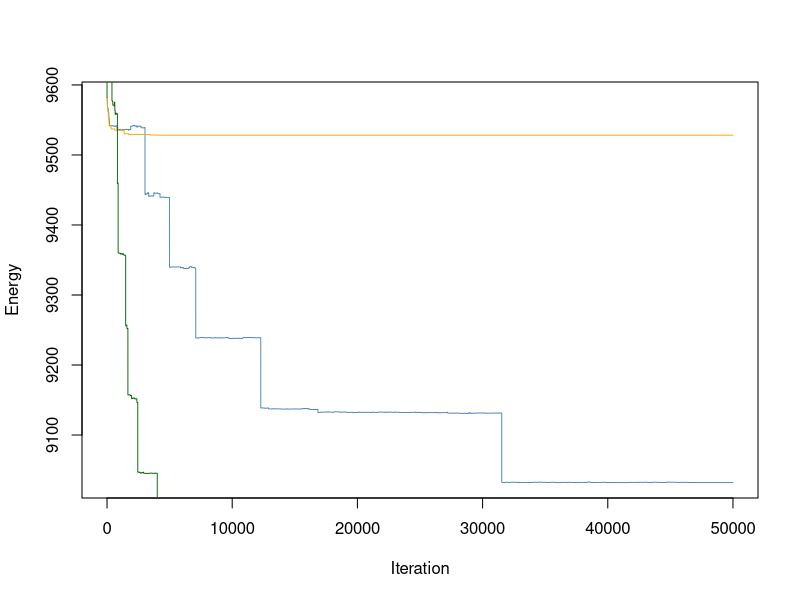

Write the R code that produced this figure. (Note: a time limit stopped this script after it produced the figure.)
##----------------------------------------------------------------------
## EVERYTHING YOU NEED TO CHANGE IS IN THIS SECTION OR THE FINAL SECTION

# Shortage of doctors, close to real numbers ratio
# Number of doctors available
ndoctors <- 4

# Number of nurses
nnurses <- 16

# Number of days in the schedule
ndays <- 7

# In US, on average each shift there are 15-20, around 16 patient encounters
# per day/shift

# Number of staff present for each shift (must have same # of shifts)
# e.g., c(2, 3, 3) has three shifts with 2, 3, 3 people respectively
# Ideally, especially for urgent care, a higher doctor to nurse ratio is better
# 1:2 nurse to patient ratio
# 1 doctor : 4 nurses
doctorstaffing <- c(2, 2, 2)
nursestaffing <- c(8, 8, 8)

# Penalties for violating each of six constraints
# Penalty 1: Each instance of three consecutive shifts (including overnight)
# Penalty 2: Each person who does not have two days off AT ALL
# Penalty 3: Each person who does not have two days off IN A ROW
# Penalty 4: Each instance of first shift following last shift on prev day
# Penalty 5: Each instance of working both weekend days (days 1, 2)
# Penalty 6: Weights for the stdev of nurses'/doctors' shifts in the schedule
#            (trying to make everyone work similar amounts)
#Penalty 7: Each instance of exceeding three night shifts/week
penalties <- c(100, 100, 0.5, 5, 1, 2, 50)

# Number of iterations (if too small, might not be able to explore enough)
niter <- 50000

# The cooling schedule: what should the temperature be at step i out of n
coolingschedule <- function(i,n)
{
  # If you want greedy optimization, just fix some low temperature
  #return(1e-3)
  
  # Linear cooling schedule from 1 down to 0
  return(1 - (i/(n+1)))
}

## END OF PARAMETER SECTION
##----------------------------------------------------------------------

# (Some things which are calculated automatically)
doctorindices <- c(1,cumsum(doctorstaffing)+1)
nurseindices <- c(1,cumsum(nursestaffing)+1)
nshifts <- length(doctorstaffing)

# Function to calculate the "energy" (total cost of violations)
get_energy <- function(doctorsunwrapped, nursesunwrapped, penalties)
{
  return(get_energy_sub(doctorsunwrapped,penalties)+
           get_energy_sub(nursesunwrapped,penalties))
}

# ...calculates the energy contribution from doctors & nurses separately
get_energy_sub <- function(subsched, penalties) {
  max_night_shifts_allowed = 3
  energy <- 0
  
  # Array to keep track of total number of shifts worked by each worker
  totshift <- rep(0, dim(subsched)[1])
  
  # Array to keep track of the number of night shifts worked by each worker
  night_shifts <- rep(0, dim(subsched)[1])
  
  # Loop through each worker
  for (i in 1:dim(subsched)[1]) {
    # Count total shifts and night shifts for the current worker
    totshift[i] <- sum(subsched[i,,])
    night_shifts[i] <- sum(subsched[i,,] == 1)
    
    # Penalize if worker exceeds the max number of night shifts allowed (penalize each night shift over the limit)
    if (night_shifts[i] > max_night_shifts_allowed) {
      energy <- energy + penalties[7] * (night_shifts[i] - max_night_shifts_allowed)
    }
    
    # Check the last shift and whether worker has the last day off
    lastshift <- subsched[i, ndays, nshifts]
    prevoff <- all(subsched[i, ndays,] == FALSE)
    
    daysoff <- 0
    twoinarow <- 1  # Variable for tracking consecutive days off
    
    # Check for consecutive shifts across weeks and days off in a row
    if (lastshift == 1) {
      lastshift <- lastshift + subsched[i, ndays, nshifts - 1]  # Check if last shift is consecutive to the previous week
    }
    
    # Loop through each day in the schedule
    for (j in 1:ndays) {
      # If the worker has the day off, check if it satisfies "two days off in a row" condition
      if (all(subsched[i, j,] == FALSE)) {
        daysoff <- daysoff + 1
        if (prevoff) {
          twoinarow <- 0  # No consecutive off days if previous day was also off
        }
        prevoff <- TRUE
      } else {
        # If worker worked on the second day of a weekend-like schedule, penalize
        if (!prevoff && j == 2) {
          energy <- energy + penalties[5]
        }
        prevoff <- FALSE
      }
      
      # Check for wraparound shift streaks and assess penalties
      if (subsched[i, j, 1] == 1) {
        lastshift <- lastshift + 1
        if (lastshift > 1) {
          energy <- energy + penalties[4]
        }
        if (lastshift > 2) {
          energy <- energy + penalties[1]
        }
      } else {
        lastshift <- 0  # Reset if no shift worked
      }
      
      # Loop through remaining shifts in the day
      for (k in 2:nshifts) {
        if (subsched[i, j, k] == 1) {
          lastshift <- lastshift + 1
          if (lastshift > 2) {
            energy <- energy + penalties[1]
          }
        } else {
          lastshift <- 0  # Reset for non-working shifts
        }
      }
    }
    
    # After finishing the week, assess penalties related to days off
    energy <- energy + twoinarow * penalties[3] + (daysoff < 2) * penalties[2]
  }
  
  # Penalize energy according to standard deviation among shifts
  energy <- energy + penalties[6] * sd(totshift)
  
  return(energy)
}

# Initial point: put people into the schedule in numerical order each day
totalspots <- ndays * sum(doctorstaffing)
initialloop <- rep(1:ndoctors, ceiling(totalspots/ndoctors))
doctorschedule <- matrix(initialloop[1:totalspots], nrow = sum(doctorstaffing), ncol = ndays)
totalspots <- ndays * sum(nursestaffing)
initialloop <- rep(1:nnurses, ceiling(totalspots/nnurses))
nurseschedule <- matrix(initialloop[1:totalspots], nrow = sum(nursestaffing), ncol = ndays)

# Fill in the "unwrapped" schedules (separate schedule for each worker)
doctorsunwrapped <- array(0, c(ndoctors,ndays,nshifts))
for (i in 1:ndays)
{
  for (j in 1:nshifts)
  {
    for (k in doctorindices[j]:(doctorindices[j+1]-1))
    {
      doctorsunwrapped[doctorschedule[k,i],i,j] <- 1
    }
  }
}

nursesunwrapped <- array(0, c(nnurses,ndays,nshifts))
for (i in 1:ndays)
{
  for (j in 1:nshifts)
  {
    for (k in nurseindices[j]:(nurseindices[j+1]-1))
    {
      nursesunwrapped[nurseschedule[k,i],i,j] <- 1
    }
  }
}

# Starting energy...
energy <- rep(0,niter)
energy[1] <- get_energy(doctorsunwrapped, nursesunwrapped, penalties)

# Now run the Gibbs sampler.
for (i in 2:niter)
{
  # Current temperature (from our cooling schedule)
  temperature <- coolingschedule(i,niter)
  
  # Flip a coin to switch either a doctor or a nurse shift.
  if (runif(1) < 0.5)
  {
    # Choose a random shift
    prop <- doctorschedule
    posx <- sample(1:sum(doctorstaffing),1)
    posy <- sample(1:ndays,1)
    
    # Calculate which workers are available to swap into that shift and pick one
    available <- 1:ndoctors
    myblock <- min(which(doctorindices>posx))-1
    for (j in doctorindices[myblock]:(doctorindices[myblock+1]-1))
    {
      if (j != posx)
      {
        available <- setdiff(available, doctorschedule[j,posy])
      }
    }
    prop[posx,posy] <- sample(available,1)
    propunwrapped <- doctorsunwrapped
    propunwrapped[doctorschedule[posx,posy],posy,myblock] <- 0
    propunwrapped[prop[posx,posy],posy,myblock] <- 1
    
    # Calculate energy of new configuration
    new_energy <- get_energy(propunwrapped, nursesunwrapped, penalties)
    
    # With the appropriate probability, update state/energy
    if(runif(1) < exp((energy[i-1]-new_energy)/temperature))
    {
      energy[i] <- new_energy
      doctorschedule <- prop
      doctorsunwrapped <- propunwrapped
    }
    else # otherwise, leave things as they stand.
    {
      energy[i] <- energy[i-1]
    }
  }
  else # same as above, but if you are swapping a nurse
  {
    prop <- nurseschedule
    posx <- sample(1:sum(nursestaffing),1)
    posy <- sample(1:ndays,1)
    available <- 1:nnurses
    myblock <- min(which(nurseindices>posx))-1
    for (j in nurseindices[myblock]:(nurseindices[myblock+1]-1))
    {
      if (j != posx)
      {
        available <- setdiff(available, nurseschedule[j,posy])
      }
    }
    prop[posx,posy] <- sample(available,1)
    
    propunwrapped <- nursesunwrapped
    propunwrapped[nurseschedule[posx,posy],posy,myblock] <- 0
    propunwrapped[prop[posx,posy],posy,myblock] <- 1
    
    new_energy <- get_energy(doctorsunwrapped, propunwrapped, penalties)
    
    if(runif(1) < exp((energy[i-1]-new_energy)/temperature))
    {
      energy[i] <- new_energy
      nurseschedule <- prop
      nursesunwrapped <- propunwrapped
    }
    else
    {
      energy[i] <- energy[i-1]
    }
  }
}

##----------------------------------------------------------------------
## EVERYTHING YOU NEED TO CHANGE IS IN THIS SECTION OR THE FIRST SECTION

# Number of staff present for each shift (must have same # of shifts)
# e.g., c(2, 3, 3) has three shifts with 2, 3, 3 people respectively
# Ideally, especially for urgent care, a higher doctor to nurse ratio is better
doctorstaffing <- c(2, 2, 2)
nursestaffing <- c(8, 8, 8)

# Various things you might want to look at:

# Plotting the energy over time
plot(energy, type="l", col="#4682B4", lwd=0.9, xlab="Iteration", ylab="Energy")

# What was the lowest energy? (Is this necessarily the energy of the final state?)
min(energy)

# Check out our final schedule.
#  The columns are days. If there are three shifts of 2 workers,
#  the first 2 rows are shift 1, the next 2 rows are shift 2, etc.
#  Numbers in table correspond to workers. 1, 2, 3, ...
print(doctorschedule)
print(nurseschedule)

# If you want to look at an individual person's schedule,
#  check the "unwrapped" matrices. For example,
#  the shift schedule for doctor 3 is below; rows are days,
#  columns are shifts, 1 = working, 0 not working
print(doctorsunwrapped[3,,])

## END OF FINAL SECTION
##----------------------------------------------------------------------

# Greedy
##----------------------------------------------------------------------
## EVERYTHING YOU NEED TO CHANGE IS IN THIS SECTION OR THE FINAL SECTION

# Number of staff present for each shift (must have same # of shifts)
# e.g., c(2, 3, 3) has three shifts with 2, 3, 3 people respectively
# Ideally, especially for urgent care, a higher doctor to nurse ratio is better
doctorstaffing <- c(2, 2, 2)
nursestaffing <- c(8, 8, 8)

# The cooling schedule: what should the temperature be at step i out of n
coolingschedule <- function(i,n)
{
  # If you want greedy optimization, just fix some low temperature
  return(1e-3)
}

## END OF PARAMETER SECTION
##----------------------------------------------------------------------

# (Some things which are calculated automatically)
doctorindices <- c(1,cumsum(doctorstaffing)+1)
nurseindices <- c(1,cumsum(nursestaffing)+1)
nshifts <- length(doctorstaffing)

# Function to calculate the "energy" (total cost of violations)
get_energy <- function(doctorsunwrapped, nursesunwrapped, penalties)
{
  return(get_energy_sub(doctorsunwrapped,penalties)+
           get_energy_sub(nursesunwrapped,penalties))
}


# Initial point: put people into the schedule in numerical order each day
totalspots <- ndays * sum(doctorstaffing)
initialloop <- rep(1:ndoctors, ceiling(totalspots/ndoctors))
doctorschedule <- matrix(initialloop[1:totalspots], nrow = sum(doctorstaffing), ncol = ndays)
totalspots <- ndays * sum(nursestaffing)
initialloop <- rep(1:nnurses, ceiling(totalspots/nnurses))
nurseschedule <- matrix(initialloop[1:totalspots], nrow = sum(nursestaffing), ncol = ndays)

# Fill in the "unwrapped" schedules (separate schedule for each worker)
doctorsunwrapped <- array(0, c(ndoctors,ndays,nshifts))
for (i in 1:ndays)
{
  for (j in 1:nshifts)
  {
    for (k in doctorindices[j]:(doctorindices[j+1]-1))
    {
      doctorsunwrapped[doctorschedule[k,i],i,j] <- 1
    }
  }
}

nursesunwrapped <- array(0, c(nnurses,ndays,nshifts))
for (i in 1:ndays)
{
  for (j in 1:nshifts)
  {
    for (k in nurseindices[j]:(nurseindices[j+1]-1))
    {
      nursesunwrapped[nurseschedule[k,i],i,j] <- 1
    }
  }
}

# Starting energy...
energy <- rep(0,niter)
energy[1] <- get_energy(doctorsunwrapped, nursesunwrapped, penalties)

# Now run the Gibbs sampler.
for (i in 2:niter)
{
  # Current temperature (from our cooling schedule)
  temperature <- coolingschedule(i,niter)
  
  # Flip a coin to switch either a doctor or a nurse shift.
  if (runif(1) < 0.5)
  {
    # Choose a random shift
    prop <- doctorschedule
    posx <- sample(1:sum(doctorstaffing),1)
    posy <- sample(1:ndays,1)
    
    # Calculate which workers are available to swap into that shift and pick one
    available <- 1:ndoctors
    myblock <- min(which(doctorindices>posx))-1
    for (j in doctorindices[myblock]:(doctorindices[myblock+1]-1))
    {
      if (j != posx)
      {
        available <- setdiff(available, doctorschedule[j,posy])
      }
    }
    prop[posx,posy] <- sample(available,1)
    propunwrapped <- doctorsunwrapped
    propunwrapped[doctorschedule[posx,posy],posy,myblock] <- 0
    propunwrapped[prop[posx,posy],posy,myblock] <- 1
    
    # Calculate energy of new configuration
    new_energy <- get_energy(propunwrapped, nursesunwrapped, penalties)
    
    # With the appropriate probability, update state/energy
    if(runif(1) < exp((energy[i-1]-new_energy)/temperature))
    {
      energy[i] <- new_energy
      doctorschedule <- prop
      doctorsunwrapped <- propunwrapped
    }
    else # otherwise, leave things as they stand.
    {
      energy[i] <- energy[i-1]
    }
  }
  else # same as above, but if you are swapping a nurse
  {
    prop <- nurseschedule
    posx <- sample(1:sum(nursestaffing),1)
    posy <- sample(1:ndays,1)
    available <- 1:nnurses
    myblock <- min(which(nurseindices>posx))-1
    for (j in nurseindices[myblock]:(nurseindices[myblock+1]-1))
    {
      if (j != posx)
      {
        available <- setdiff(available, nurseschedule[j,posy])
      }
    }
    prop[posx,posy] <- sample(available,1)
    
    propunwrapped <- nursesunwrapped
    propunwrapped[nurseschedule[posx,posy],posy,myblock] <- 0
    propunwrapped[prop[posx,posy],posy,myblock] <- 1
    
    new_energy <- get_energy(doctorsunwrapped, propunwrapped, penalties)
    
    if(runif(1) < exp((energy[i-1]-new_energy)/temperature))
    {
      energy[i] <- new_energy
      nurseschedule <- prop
      nursesunwrapped <- propunwrapped
    }
    else
    {
      energy[i] <- energy[i-1]
    }
  }
}

##----------------------------------------------------------------------
## EVERYTHING YOU NEED TO CHANGE IS IN THIS SECTION OR THE FIRST SECTION

# Various things you might want to look at:
# Plotting the energy over time
lines(energy, type = "l", col = "#FFA500", lwd = 0.9, xlab = "Iteration", ylab = "Energy")

# What was the lowest energy? (Is this necessarily the energy of the final state?)
min(energy)

# Check out our final schedule.
#  The columns are days. If there are three shifts of 2 workers,
#  the first 2 rows are shift 1, the next 2 rows are shift 2, etc.
#  Numbers in table correspond to workers. 1, 2, 3, ...
print(doctorschedule)
print(nurseschedule)

# If you want to look at an individual person's schedule,
#  check the "unwrapped" matrices. For example,
#  the shift schedule for doctor 3 is below; rows are days,
#  columns are shifts, 1 = working, 0 not working
print(doctorsunwrapped[3,,])

## END OF FINAL SECTION
##----------------------------------------------------------------------


#Log

##----------------------------------------------------------------------
## EVERYTHING YOU NEED TO CHANGE IS IN THIS SECTION OR THE FINAL SECTION

# Number of staff present for each shift (must have same # of shifts)
# e.g., c(2, 3, 3) has three shifts with 2, 3, 3 people respectively
# Ideally, especially for urgent care, a higher doctor to nurse ratio is better
doctorstaffing <- c(2, 2, 2)
nursestaffing <- c(8, 8, 8)

# The cooling schedule: what should the temperature be at step i out of n
coolingschedule <- function(i,n)
{
  # Log cooling schedule
  return(0.02/log(1+(i+1)/n))
}

## END OF PARAMETER SECTION
##----------------------------------------------------------------------

# (Some things which are calculated automatically)
doctorindices <- c(1,cumsum(doctorstaffing)+1)
nurseindices <- c(1,cumsum(nursestaffing)+1)
nshifts <- length(doctorstaffing)

# Function to calculate the "energy" (total cost of violations)
get_energy <- function(doctorsunwrapped, nursesunwrapped, penalties)
{
  return(get_energy_sub(doctorsunwrapped,penalties)+
           get_energy_sub(nursesunwrapped,penalties))
}

# Initial point: put people into the schedule in numerical order each day
totalspots <- ndays * sum(doctorstaffing)
initialloop <- rep(1:ndoctors, ceiling(totalspots/ndoctors))
doctorschedule <- matrix(initialloop[1:totalspots], nrow = sum(doctorstaffing), ncol = ndays)
totalspots <- ndays * sum(nursestaffing)
initialloop <- rep(1:nnurses, ceiling(totalspots/nnurses))
nurseschedule <- matrix(initialloop[1:totalspots], nrow = sum(nursestaffing), ncol = ndays)

# Fill in the "unwrapped" schedules (separate schedule for each worker)
doctorsunwrapped <- array(0, c(ndoctors,ndays,nshifts))
for (i in 1:ndays)
{
  for (j in 1:nshifts)
  {
    for (k in doctorindices[j]:(doctorindices[j+1]-1))
    {
      doctorsunwrapped[doctorschedule[k,i],i,j] <- 1
    }
  }
}

nursesunwrapped <- array(0, c(nnurses,ndays,nshifts))
for (i in 1:ndays)
{
  for (j in 1:nshifts)
  {
    for (k in nurseindices[j]:(nurseindices[j+1]-1))
    {
      nursesunwrapped[nurseschedule[k,i],i,j] <- 1
    }
  }
}

# Starting energy...
energy <- rep(0,niter)
energy[1] <- get_energy(doctorsunwrapped, nursesunwrapped, penalties)

# Now run the Gibbs sampler.
for (i in 2:niter)
{
  # Current temperature (from our cooling schedule)
  temperature <- coolingschedule(i,niter)
  
  # Flip a coin to switch either a doctor or a nurse shift.
  if (runif(1) < 0.5)
  {
    # Choose a random shift
    prop <- doctorschedule
    posx <- sample(1:sum(doctorstaffing),1)
    posy <- sample(1:ndays,1)
    
    # Calculate which workers are available to swap into that shift and pick one
    available <- 1:ndoctors
    myblock <- min(which(doctorindices>posx))-1
    for (j in doctorindices[myblock]:(doctorindices[myblock+1]-1))
    {
      if (j != posx)
      {
        available <- setdiff(available, doctorschedule[j,posy])
      }
    }
    prop[posx,posy] <- sample(available,1)
    propunwrapped <- doctorsunwrapped
    propunwrapped[doctorschedule[posx,posy],posy,myblock] <- 0
    propunwrapped[prop[posx,posy],posy,myblock] <- 1
    
    # Calculate energy of new configuration
    new_energy <- get_energy(propunwrapped, nursesunwrapped, penalties)
    
    # With the appropriate probability, update state/energy
    if(runif(1) < exp((energy[i-1]-new_energy)/temperature))
    {
      energy[i] <- new_energy
      doctorschedule <- prop
      doctorsunwrapped <- propunwrapped
    }
    else # otherwise, leave things as they stand.
    {
      energy[i] <- energy[i-1]
    }
  }
  else # same as above, but if you are swapping a nurse
  {
    prop <- nurseschedule
    posx <- sample(1:sum(nursestaffing),1)
    posy <- sample(1:ndays,1)
    available <- 1:nnurses
    myblock <- min(which(nurseindices>posx))-1
    for (j in nurseindices[myblock]:(nurseindices[myblock+1]-1))
    {
      if (j != posx)
      {
        available <- setdiff(available, nurseschedule[j,posy])
      }
    }
    prop[posx,posy] <- sample(available,1)
    
    propunwrapped <- nursesunwrapped
    propunwrapped[nurseschedule[posx,posy],posy,myblock] <- 0
    propunwrapped[prop[posx,posy],posy,myblock] <- 1
    
    new_energy <- get_energy(doctorsunwrapped, propunwrapped, penalties)
    
    if(runif(1) < exp((energy[i-1]-new_energy)/temperature))
    {
      energy[i] <- new_energy
      nurseschedule <- prop
      nursesunwrapped <- propunwrapped
    }
    else
    {
      energy[i] <- energy[i-1]
    }
  }
}

##----------------------------------------------------------------------
## EVERYTHING YOU NEED TO CHANGE IS IN THIS SECTION OR THE FIRST SECTION

# Various things you might want to look at:

# Plotting the energy over time
# Add the second line with a red dashed line
lines(energy, type="l", col="#006400", lwd=0.9, lty=1)  #

# What was the lowest energy? (Is this necessarily the energy of the final state?)
min(energy)

# Check out our final schedule.
#  The columns are days. If there are three shifts of 2 workers,
#  the first 2 rows are shift 1, the next 2 rows are shift 2, etc.
#  Numbers in table correspond to workers. 1, 2, 3, ...
print(doctorschedule)
print(nurseschedule)

# If you want to look at an individual person's schedule,
#  check the "unwrapped" matrices. For example,
#  the shift schedule for doctor 3 is below; rows are days,
#  columns are shifts, 1 = working, 0 not working
print(doctorsunwrapped[3,,])

## END OF FINAL SECTION
##----------------------------------------------------------------------


# Exponential
##----------------------------------------------------------------------
## EVERYTHING YOU NEED TO CHANGE IS IN THIS SECTION OR THE FINAL SECTION

# Number of staff present for each shift (must have same # of shifts)
# e.g., c(2, 3, 3) has three shifts with 2, 3, 3 people respectively
# Ideally, especially for urgent care, a higher doctor to nurse ratio is better
doctorstaffing <- c(2, 2, 2)
nursestaffing <- c(8, 8, 8)

# Exponential cooling schedule
coolingschedule <- function(i, n) {
  T0 <- 1 # Initial temperature
  alpha <- 5 / n # Decay rate (adjust this as needed for your application)
  return(T0 * exp(-alpha * i))
}

## END OF PARAMETER SECTION
##----------------------------------------------------------------------

# Calculate indices for doctors and nurses
doctorindices <- c(1, cumsum(doctorstaffing) + 1)
nurseindices <- c(1, cumsum(nursestaffing) + 1)
nshifts <- length(doctorstaffing)

# Function to calculate the "energy" (total cost of violations)
get_energy <- function(doctorsunwrapped, nursesunwrapped, penalties) {
  return(get_energy_sub(doctorsunwrapped, penalties) +
           get_energy_sub(nursesunwrapped, penalties))
}


# Initial schedules
totalspots <- ndays * sum(doctorstaffing)
initialloop <- rep(1:ndoctors, ceiling(totalspots / ndoctors))
doctorschedule <- matrix(initialloop[1:totalspots], nrow = sum(doctorstaffing), ncol = ndays)
totalspots <- ndays * sum(nursestaffing)
initialloop <- rep(1:nnurses, ceiling(totalspots / nnurses))
nurseschedule <- matrix(initialloop[1:totalspots], nrow = sum(nursestaffing), ncol = ndays)

# Unwrapped schedules for each worker
doctorsunwrapped <- array(0, c(ndoctors, ndays, nshifts))
for (i in 1:ndays) {
  for (j in 1:nshifts) {
    for (k in doctorindices[j]:(doctorindices[j + 1] - 1)) {
      doctorsunwrapped[doctorschedule[k, i], i, j] <- 1
    }
  }
}

nursesunwrapped <- array(0, c(nnurses, ndays, nshifts))
for (i in 1:ndays) {
  for (j in 1:nshifts) {
    for (k in nurseindices[j]:(nurseindices[j + 1] - 1)) {
      nursesunwrapped[nurseschedule[k, i], i, j] <- 1
    }
  }
}

# Starting energy
energy <- rep(0, niter)
energy[1] <- get_energy(doctorsunwrapped, nursesunwrapped, penalties)

# Gibbs sampler with exponential cooling schedule
for (i in 2:niter) {
  temperature <- coolingschedule(i, niter)
  
  if (runif(1) < 0.5) {
    prop <- doctorschedule
    posx <- sample(1:sum(doctorstaffing), 1)
    posy <- sample(1:ndays, 1)
    available <- 1:ndoctors
    myblock <- min(which(doctorindices > posx)) - 1
    for (j in doctorindices[myblock]:(doctorindices[myblock + 1] - 1)) {
      if (j != posx) {
        available <- setdiff(available, doctorschedule[j, posy])
      }
    }
    prop[posx, posy] <- sample(available, 1)
    propunwrapped <- doctorsunwrapped
    propunwrapped[doctorschedule[posx, posy], posy, myblock] <- 0
    propunwrapped[prop[posx, posy], posy, myblock] <- 1
    new_energy <- get_energy(propunwrapped, nursesunwrapped, penalties)
    if (runif(1) < exp((energy[i - 1] - new_energy) / temperature)) {
      energy[i] <- new_energy
      doctorschedule <- prop
      doctorsunwrapped <- propunwrapped
    } else {
      energy[i] <- energy[i - 1]
    }
  } else {
    prop <- nurseschedule
    posx <- sample(1:sum(nursestaffing), 1)
    posy <- sample(1:ndays, 1)
    available <- 1:nnurses
    myblock <- min(which(nurseindices > posx)) - 1
    for (j in nurseindices[myblock]:(nurseindices[myblock + 1] - 1)) {
      if (j != posx) {
        available <- setdiff(available, nurseschedule[j, posy])
      }
    }
    prop[posx, posy] <- sample(available, 1)
    propunwrapped <- nursesunwrapped
    propunwrapped[nurseschedule[posx, posy], posy, myblock] <- 0
    propunwrapped[prop[posx, posy], posy, myblock] <- 1
    new_energy <- get_energy(doctorsunwrapped, propunwrapped, penalties)
    if (runif(1) < exp((energy[i - 1] - new_energy) / temperature)) {
      energy[i] <- new_energy
      nurseschedule <- prop
      nursesunwrapped <- propunwrapped
    } else {
      energy[i] <- energy[i - 1]
    }
  }
}

##----------------------------------------------------------------------
## EVERYTHING YOU NEED TO CHANGE IS IN THIS SECTION OR THE FIRST SECTION

# Lowest energy achieved
cat("Lowest Energy:", min(energy), "\n")

# Final schedules for doctors and nurses
print("Final Doctors Schedule:")
print(doctorschedule)
print("Final Nurses Schedule:")
print(nurseschedule)

# Example: Doctor 3's unwrapped schedule
print("Doctor 3's Schedule:")
print(doctorsunwrapped[3, , ])

## END OF FINAL SECTION
##----------------------------------------------------------------------

# Plotting the energy over time
lines(energy, type = "l", col = "#B22222", lwd = 0.75)

# Lowest energy achieved
min_energy <- min(energy)
cat("Lowest energy:", min_energy, "\n")

# Add custom legend
legend("topright", 
       legend = c("Linear", "Greedy", "Log", "Exponential"),  # New legend text
       col = c("#4682B4", "#FFA500", "#006400","#B22222"),                # Colors of the lines
       lty = c(1, 1),                          # Line types for each
       lwd = c(2, 2),                          # Line widths for each
       box.lwd = 0.5)                          # Border line width around the legend

title(main = "Energy vs. Time")
